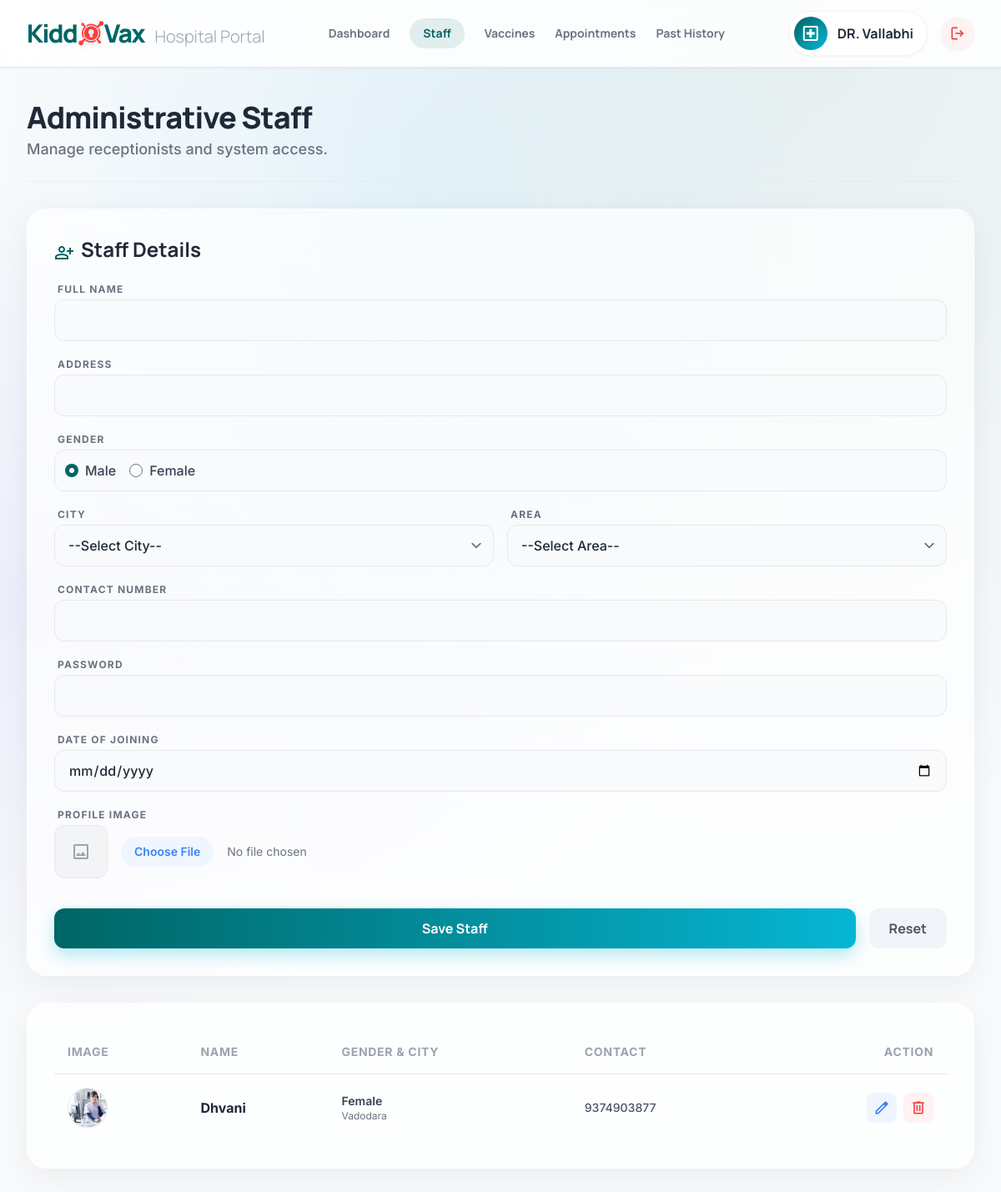
Screenshot of /hospital/register/ (signed in) with the database file from the repository.
### hospitalapp/models.py (models this page shows, shortened)
class Receptionisttbl(models.Model):
    hospitalid = models.ForeignKey(Hospitaltbl,blank=True, null=True, on_delete=models.CASCADE, verbose_name="Title")
    name = models.CharField(max_length=255, verbose_name="Name")
    address = models.CharField(max_length=500, verbose_name="Address")
    gender= models.CharField(default='Male',max_length=10, verbose_name="Gender")
    cityId = models.ForeignKey(City, on_delete=models.CASCADE, verbose_name="City")
    areaId = models.ForeignKey(Area, on_delete=models.CASCADE, verbose_name="Area")
    contactNo = models.IntegerField(blank=True, null=True,verbose_name="Contact")
    password = models.CharField(max_length=255, verbose_name="Password")
    staffimg = models.ImageField(verbose_name="Upload Image",upload_to='staffimages')
    doj = models.DateField(null=True,verbose_name="DateofJoining")

### adminapp/models.py (models this page shows, shortened)
class City(models.Model):
    cityName  = models.CharField(max_length=255, verbose_name='City')

### hospitalapp/views.py (the view, shortened to what this page needs)
# urls.py: path('register/', views.ReceptionistRegister.as_view(), name='receptionistregister'),
class ReceptionistRegister(View):
    def get(self, request, id=None, pid=None):
        storage = messages.get_messages(request)
        for message in storage:
            message = None
        if request.session.get('CName') is None:
           return redirect('hospitalapp:hospitallogin')
        form = ReceptionistForm()
        bindCity = City.objects.all().order_by('-id')
        bindData = Receptionisttbl.objects.select_related("cityId").select_related("areaId").all().filter(hospitalid_id = request.session['Cid'] ).order_by('-id')
        if pid is not None:
            data = Receptionisttbl.objects.get(pk = pid)
            data.delete()
            pid = None
            messages.info(request,'Receptionist Deleted Success!')
            return redirect('hospitalapp:receptionistregister')
        context={
                'cityData' : bindCity,
                'ReceptionistData' : bindData,
                'form' : form
        }
        return render(request, 'hospitalapp/receptionist.html', context)

### hospitalapp/forms.py
class ReceptionistForm(forms.ModelForm):
    class Meta:
        model = Receptionisttbl
        fields ='__all__'
        widgets={
            'name': forms.TextInput(attrs={'required': True,'class':'form-control'}),
            'address': forms.TextInput(attrs={'required': True,'class':'form-control'}),
            'contactNo': forms.TextInput(attrs={'required': True, 'maxlength':"10", 'class':'form-control', 'onkeypress': 'return restrictAlphabets(event);'}),
            'password': forms.TextInput(attrs={'required': True,'class':'form-control'}),
            'doj' : forms.DateInput(attrs={'type': 'date', 'placeholder': 'yyyy-mm-dd (DOB)','class': 'form-control'})
        }

### hospitalapp/templates/hospitalapp/receptionist.html (shortened to what this page needs)
{% load static %}
<!DOCTYPE html>
<html lang="en">
<head>
    <link rel="stylesheet" href="https://cdnjs.cloudflare.com/ajax/libs/font-awesome/5.15.4/css/all.min.css">
    <link rel="stylesheet" href="https://cdnjs.cloudflare.com/ajax/libs/animate.css/4.1.1/animate.min.css"/>
    <script src="https://cdn.tailwindcss.com?plugins=forms,container-queries"></script>
</head>
<body class="text-on-surface font-body mesh-bg min-h-screen flex flex-col">
    <header class="sticky top-0 w-full z-50 glass-nav shadow-sm">
        <div class="max-w-7xl mx-auto flex items-center justify-between px-8 h-20">
            <a href="{% url 'hospitalapp:hospitalhome' %}" class="flex items-center decoration-transparent group">
                <span class="font-headline font-black text-3xl tracking-tighter" style="color: #006565;">
                    Kidd<i class="fab fa-keycdn transition-all duration-300 drop-shadow-md" style="color: #ff3c3c; margin: 0 2px;"></i>Vax <span class="text-gray-400 font-light text-xl ml-2 tracking-normal">Hospital Portal</span>
                </span>
            </a>
            <nav class="hidden lg:flex items-center gap-6">
                <a class="font-headline font-bold text-sm text-gray-500 hover:text-primary transition-all decoration-transparent" href="{% url 'hospitalapp:hospitalhome' %}">Dashboard</a>
                <a class="font-headline font-bold text-sm text-primary bg-primary/10 px-4 py-2 rounded-full transition-all" href="{% url 'hospitalapp:receptionistregister' %}">Staff</a>
                <a class="font-headline font-bold text-sm text-gray-500 hover:text-primary transition-all decoration-transparent" href="{% url 'hospitalapp:vaccineregister' %}">Vaccines</a>
                <a class="font-headline font-bold text-sm text-gray-500 hover:text-primary transition-all decoration-transparent" href="{% url 'hospitalapp:showappointment' %}">Appointments</a>
                <a class="font-headline font-bold text-sm text-gray-500 hover:text-primary transition-all decoration-transparent" href="{% url 'hospitalapp:historyappointment' %}">Past History</a>
            </nav>
            <div class="flex items-center gap-4">
                <div class="flex items-center gap-3 p-1.5 pr-4 rounded-full bg-white shadow-sm border border-gray-100">
                    <div class="w-10 h-10 bg-gradient-to-br from-primary to-modern-cyan text-white rounded-full flex items-center justify-center font-bold shadow-inner">
                        <span class="material-symbols-outlined">local_hospital</span>
                    </div>
                    <span class="font-headline font-bold text-gray-800">{{ request.session.CName }}</span>
                </div>
                <a href="{% url 'hospitalapp:logout' %}" class="w-10 h-10 rounded-full bg-red-50 text-red-500 flex items-center justify-center hover:bg-red-500 hover:text-white transition-all shadow-sm">
                    <span class="material-symbols-outlined text-xl">logout</span>
                </a>
            </div>
        </div>
    </header>
    <main class="flex-grow max-w-[90rem] mx-auto px-8 py-10 w-full space-y-8 animate__animated animate__fadeIn">
        <div class="flex flex-col md:flex-row justify-between items-start md:items-center gap-4 border-b border-gray-200/60 pb-6">
            <div>
                <h1 class="font-headline font-black text-4xl text-gray-800 tracking-tight">Administrative Staff</h1>
                <p class="text-gray-500 font-medium mt-1 text-lg">Manage receptionists and system access.</p>
            </div>
        </div>
        <div class="grid grid-cols-1 xl:grid-cols-3 gap-8">
            <div class="xl:col-span-1 glass-card rounded-3xl p-8 shadow-[0_10px_40px_rgb(0,0,0,0.06)] h-max">
                <div class="flex items-center justify-between mb-6">
                    <h2 class="font-headline font-bold text-2xl text-gray-800"><span class="material-symbols-outlined align-bottom text-primary mr-2">person_add</span>Staff Details</h2>
                </div>
                <form method="POST" enctype="multipart/form-data" class="space-y-5">
                    <div class="space-y-1">
                        <label class="block text-xs font-bold text-gray-500 uppercase tracking-widest px-1">Full Name</label>
                        {{ form.name }}
                    </div>
                    <div class="space-y-1">
                        <label class="block text-xs font-bold text-gray-500 uppercase tracking-widest px-1">Address</label>
                        {{ form.address }}
                    </div>
                    <div class="space-y-1">
                        <label class="block text-xs font-bold text-gray-500 uppercase tracking-widest px-1">Gender</label>
                        <div class="flex gap-4 p-3 bg-slate-50 border border-gray-200 rounded-xl">
                            <label class="flex items-center gap-2 cursor-pointer font-medium text-gray-700">
                                <input type="radio" {% if selGender != 'Female' %}checked{% endif %} name="gender" value="Male" class="text-primary focus:ring-primary w-4 h-4"> Male
                            </label>
                            <label class="flex items-center gap-2 cursor-pointer font-medium text-gray-700">
                                <input type="radio" {% if selGender == 'Female' %}checked{% endif %} name="gender" value="Female" class="text-primary focus:ring-primary w-4 h-4"> Female
                            </label>
                        </div>
                    </div>
                    <div class="grid grid-cols-2 gap-4">
                        <div class="space-y-1">
                            <label class="block text-xs font-bold text-gray-500 uppercase tracking-widest px-1">City</label>
                            <select id="cityId" name="cityId" class="w-full bg-slate-50 border border-gray-200 rounded-xl px-4 py-3 text-gray-800 font-medium focus:ring-2 focus:ring-modern-blue/50 focus:border-modern-blue transition-all" required>
                                <option value="">--Select City--</option>
                            </select>
                        </div>
                        <div class="space-y-1">
                            <label class="block text-xs font-bold text-gray-500 uppercase tracking-widest px-1">Area</label>
                            <select id="areaId" name="areaId" class="w-full bg-slate-50 border border-gray-200 rounded-xl px-4 py-3 text-gray-800 font-medium focus:ring-2 focus:ring-modern-blue/50 focus:border-modern-blue transition-all" required>
                                <option value="">--Select Area--</option>
                            </select>
                        </div>
                    </div>
                    <div class="space-y-1">
                        <label class="block text-xs font-bold text-gray-500 uppercase tracking-widest px-1">Contact Number</label>
                        {{ form.contactNo }}
                    </div>
                    <div class="space-y-1">
                        <label class="block text-xs font-bold text-gray-500 uppercase tracking-widest px-1">Password</label>
                        {{ form.password }}
                    </div>
                    <div class="space-y-1">
                        <label class="block text-xs font-bold text-gray-500 uppercase tracking-widest px-1">Date of Joining</label>
                        {{ form.doj }}
                    </div>
                    <div class="space-y-1">
                        <label class="block text-xs font-bold text-gray-500 uppercase tracking-widest px-1">Profile Image</label>
                        <div class="flex items-center gap-4">
                            {% if imgurl %}
                                <img id="imagePreview" src="/static/{{imgurl.staffimg}}" class="w-16 h-16 rounded-xl object-cover shadow-sm border border-gray-100">
                            {% else %}
                                <div id="imagePlaceholder" class="w-16 h-16 rounded-xl bg-gray-100 flex items-center justify-center border border-gray-200 text-gray-400">
                                    <span class="material-symbols-outlined">image</span>
                                </div>
                            {% endif %}
                            <input type="file" accept="image/*" name="staffimg" id="staffimg" class="text-sm text-gray-500 file:mr-4 file:py-2 file:px-4 file:rounded-full file:border-0 file:text-sm file:font-semibold file:bg-blue-50 file:text-modern-blue hover:file:bg-blue-100 transition-all"/>
                        </div>
                    </div>
                    <div class="pt-4 flex gap-4">
                        <button type="submit" id="btnsubmit" class="flex-1 bg-gradient-to-r from-primary to-modern-cyan text-white font-headline font-bold py-3 px-4 rounded-xl shadow-[0_8px_20px_rgba(6,182,212,0.3)] hover:-translate-y-0.5 transition-all outline-none">Save Staff</button>
                        <button type="submit" name="btnreset" class="px-6 bg-slate-100 text-gray-600 font-headline font-bold py-3 rounded-xl hover:bg-slate-200 transition-all outline-none">Reset</button>
                    </div>
                </form>
            </div>
            <div class="xl:col-span-2 glass-card rounded-3xl p-8 shadow-[0_10px_40px_rgb(0,0,0,0.06)] h-max overflow-x-auto">
                <table class="w-full text-left whitespace-nowrap">
                    <thead>
                        <tr class="border-b border-gray-200">
                            <th class="py-4 px-4 font-bold text-sm text-gray-400 uppercase tracking-wider">Image</th>
                            <th class="py-4 px-4 font-bold text-sm text-gray-400 uppercase tracking-wider">Name</th>
                            <th class="py-4 px-4 font-bold text-sm text-gray-400 uppercase tracking-wider">Gender & City</th>
                            <th class="py-4 px-4 font-bold text-sm text-gray-400 uppercase tracking-wider">Contact</th>
                            <th class="py-4 px-4 font-bold text-sm text-gray-400 uppercase tracking-wider text-right">Action</th>
                        </tr>
                    </thead>
                    <tbody class="divide-y divide-gray-100/60">
                        {% for item in ReceptionistData %}
                        <tr class="hover:bg-slate-50/50 transition-colors group">
                            <td class="py-4 px-4">
                                <img src="/static/{{item.staffimg}}" class="w-12 h-12 rounded-full object-cover shadow-sm border border-gray-200 group-hover:border-primary transition-colors">
                            </td>
                            <td class="py-4 px-4 font-bold text-gray-800">{{ item.name }}</td>
                            <td class="py-4 px-4">
                                <div class="flex flex-col">
                                    <span class="text-sm font-semibold text-gray-700">{{ item.gender }}</span>
                                    <span class="text-xs text-gray-500">{{ item.cityId.cityName }}</span>
                                </div>
                            </td>
                            <td class="py-4 px-4 text-sm font-medium text-gray-600">{{ item.contactNo }}</td>
                            <td class="py-4 px-4 text-right">
                                <div class="flex items-center justify-end gap-2">
                                    <a href="{% url 'hospitalapp:editdata' item.id %}" class="w-9 h-9 flex items-center justify-center rounded-lg bg-blue-50 text-modern-blue hover:bg-modern-blue hover:text-white transition-all">
                                        <span class="material-symbols-outlined text-[20px]">edit</span>
                                    </a>
                                    <a href="{% url 'hospitalapp:deletedata' item.id %}" class="w-9 h-9 flex items-center justify-center rounded-lg bg-red-50 text-red-500 hover:bg-red-500 hover:text-white transition-all">
                                        <span class="material-symbols-outlined text-[20px]">delete</span>
                                    </a>
                                </div>
                            </td>
                        </tr>
                        {% endfor %}
                    </tbody>
                </table>
            </div>
        </div>
    </main>
</body>
</html>

### hospitalapp/templates/hospitalapp/receptionist.html (style rules this page uses)
.material-symbols-outlined { font-variation-settings: 'FILL' 0, 'wght' 400, 'GRAD' 0, 'opsz' 24; }
body { -webkit-font-smoothing: antialiased; background-color: #f8fafc; overflow-x: hidden; }
.glass-nav { background: rgba(255, 255, 255, 0.85); backdrop-filter: blur(20px); border-bottom: 1px solid rgba(0, 101, 101, 0.1); }
.glass-card { background: rgba(255, 255, 255, 0.7); backdrop-filter: blur(16px); border: 1px solid rgba(255, 255, 255, 0.5); }
.mesh-bg { background-image: radial-gradient(at 40% 20%, rgba(14, 165, 233, 0.08) 0px, transparent 50%), radial-gradient(at 80% 0%, rgba(0, 101, 101, 0.08) 0px, transparent 50%), radial-gradient(at 0% 50%, rgba(99, 102, 241, 0.08) 0px, transparent 50%); }

### rows the page displays
Receptionisttbl: staffimg (picture), name "Dhvani", gender "Female", cityId.cityName "Vadodara", contactNo "9374903877"

### other values shown
{{ request.session.CName }} "DR. Vallabhi"
